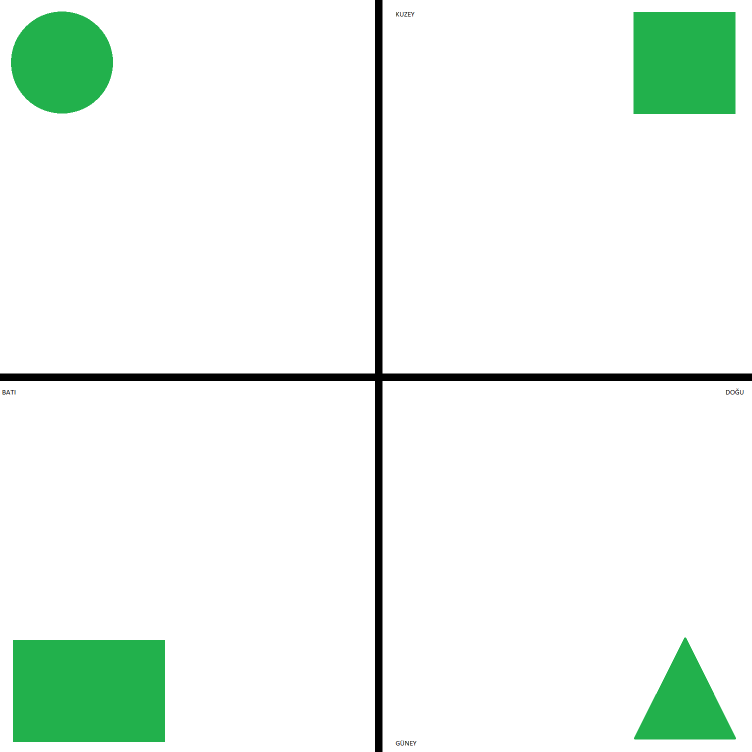
#> input picture CAS/cas3/shapes_locations.png, 1503 x 1503 px, found by its file name (shown at 1/2 size)
$ python shape+2.py
#> lines starting #> are read from the running program, lines starting #| are printed output that depends on the picture; after the words box and inside, x2 and y2 are one past the last pixel; in counts of white or black regions, pixels touching at a corner belong together
import cv2
import numpy as np

# Load the image
img = cv2.imread("CAS/cas3/shapes_locations.png")
#> img is the input picture: shape (1503, 1503, 3); mean B, G, R 237.4, 244.4, 234.5
img = cv2.resize(img,(0,0),fx=0.5,fy=0.5)
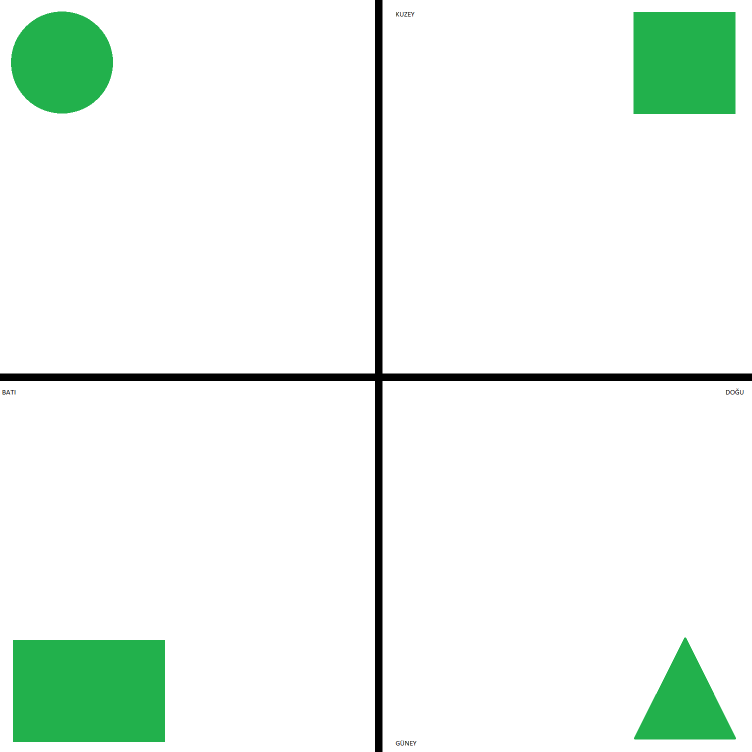
#> img: shape (752, 752, 3); mean B, G, R 237.4, 244.5, 234.5
# Convert to greyscale
img_gray = cv2.cvtColor(img, cv2.COLOR_BGR2GRAY)
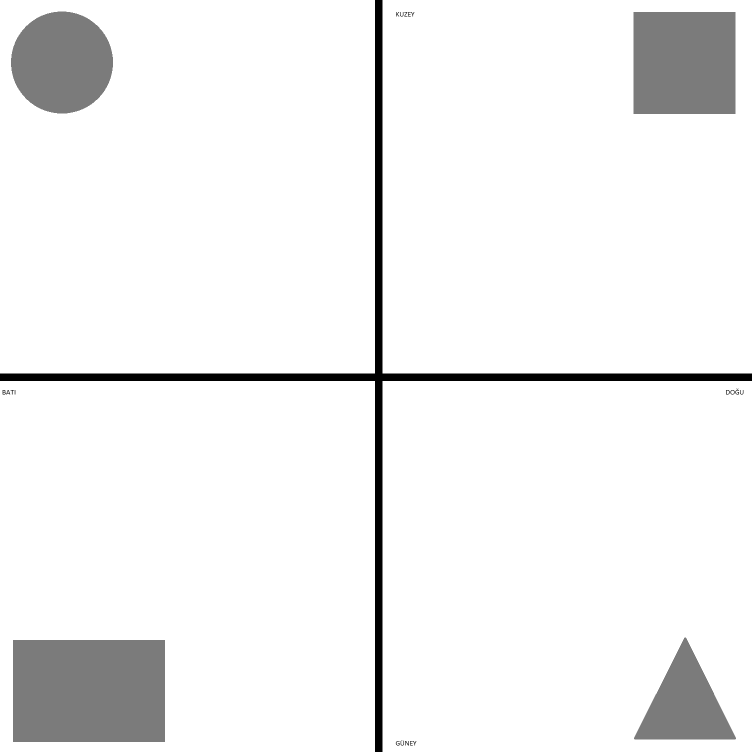
#> img_gray: shape (752, 752); min 0, max 255, mean 240.7
# Convert to binary image by thresholding
_, threshold = cv2.threshold(img_gray, 245, 255, cv2.THRESH_BINARY_INV)
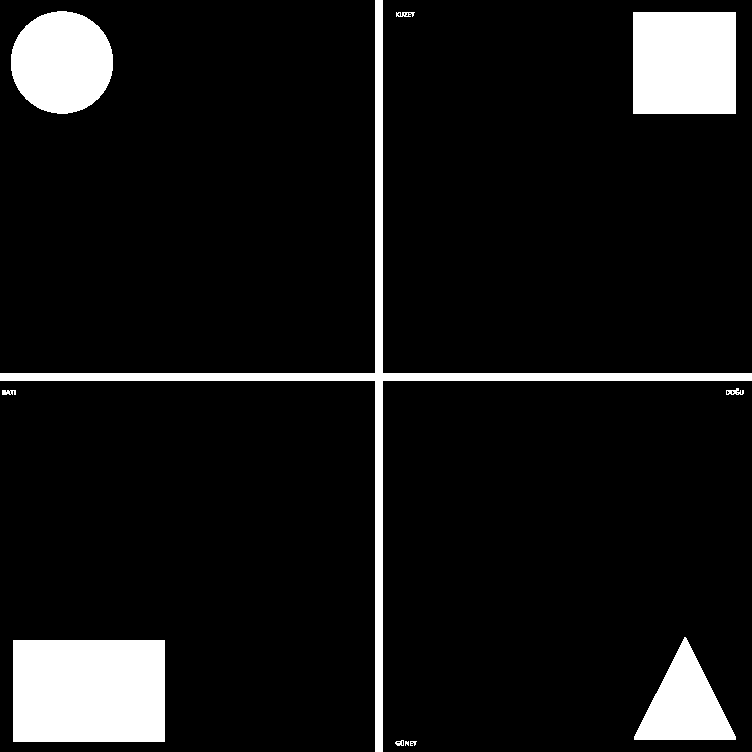
#> threshold: shape (752, 752); 9.2% white; 11 white regions (1 under 20 px)
# Find the contours
contours, _ = cv2.findContours(threshold, cv2.RETR_TREE, cv2.CHAIN_APPROX_SIMPLE)
#> contours = 22 contours, 13 with area under 20; largest, box (x1, y1, x2, y2) and area: (13, 640, 165, 742) 15251, (0, 0, 752, 752) 10467, (633, 12, 736, 114) 10302, (11, 11, 113, 114) 8116, (634, 637, 736, 740) 5324
print(len(contours))
#| 22
# For each contour approximate the curve and
# detect the shapes.
for cnt in contours:

    epsilon = 0.01*cv2.arcLength(cnt, True)
    approx = cv2.approxPolyDP(cnt, epsilon, True)

    area = cv2.contourArea(cnt)
    if area < 200:  # Exclude small shapes
        continue
    cv2.drawContours(img, [approx], 0, (0), 3)
    # Position for writing text
    x,y = approx[0][0]
    if len(approx) == 3:
        cv2.putText(img, "Triangle", (x, y), cv2.FONT_HERSHEY_COMPLEX, 1, 0,2)
    elif len(approx) == 4:
        x, y, w, h = cv2.boundingRect(approx)
        aspect_ratio = float(w) / h

        if 0.95 <= aspect_ratio <= 1.05:
            cv2.putText(img, "Square", (x, y), cv2.FONT_HERSHEY_COMPLEX, 1, (0, 255, 0), 2)
        else:
            cv2.putText(img, "Rectangle", (x, y), cv2.FONT_HERSHEY_COMPLEX, 1, (0, 255, 0), 2)
    else :
            """area = cv2.contourArea(cnt)
            perimeter = cv2.arcLength(cnt, True)#kontur kenarlarının uzunluğu
            circularity = 4 * 3.14159 * (area / (perimeter * perimeter))
            if circularity >= 0.85:#circle"""
            cv2.putText(img, "Circle", (x, y), cv2.FONT_HERSHEY_COMPLEX, 1, 0,2)
#> this loop made 22 passes
#> (epsilon, approx, area, w, h, aspect_ratio) on passes 7, 15: (5.04, [[13, 640], [13, 741], [164, 741], [164, 640]], 15251, 152, 102, 1.49), (4.06, [[633, 12], [633, 113], [735, 113], [735, 12]], 10302, 103, 102, 1.01)
#> (epsilon, area) on passes 4, 9, 11, 16: (0.245, 31), (0.461, 38), (0.604, 53.5), (0.598, 50)
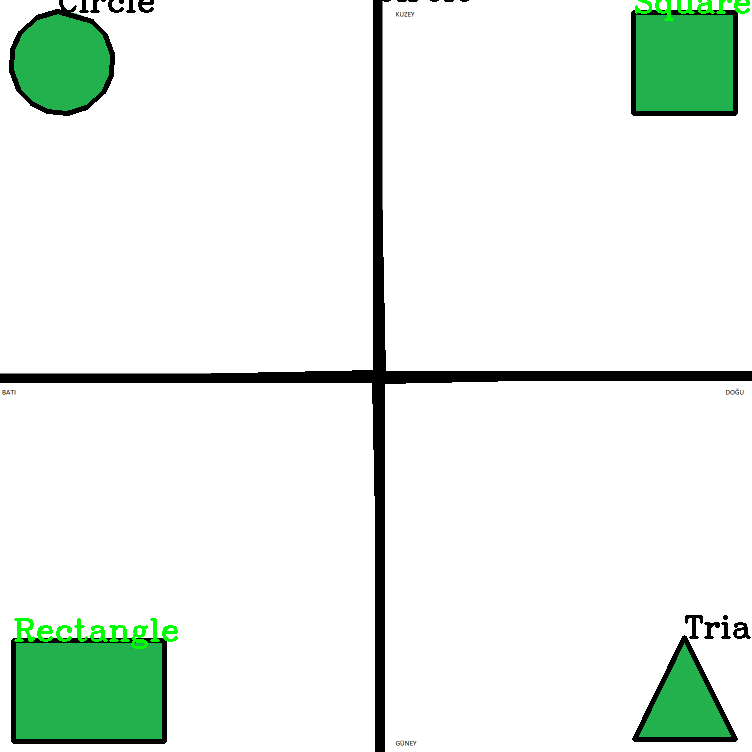
#> img: shape (752, 752, 3); 2.74% of pixels changed, all inside (x1, y1, x2, y2) = (0, 0, 752, 752)

cv2.imshow("final", img)
cv2.waitKey(0)

$ run again, with CAS/cas3/answer1.png copied over CAS/cas3/shapes_locations.png
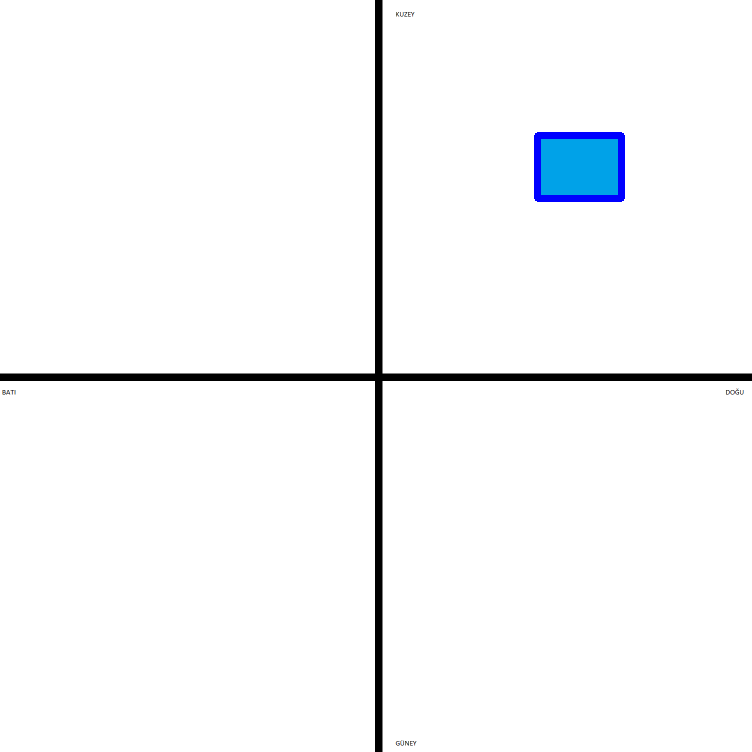
#> input picture CAS/cas3/answer1.png, 752 x 752 px, found by its file name
#> img is the input picture: shape (752, 752, 3); mean B, G, R 249.7, 248.3, 247
#> `_, threshold = cv2.threshold(img_gray, 245, 255, cv2.THRESH_BINARY_INV)`:
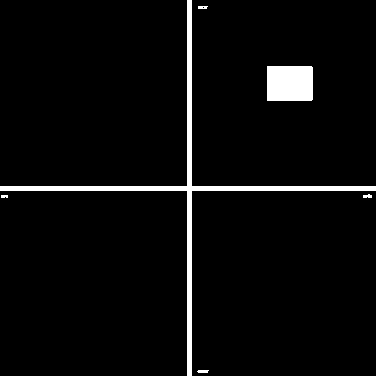
#> threshold: shape (376, 376); 3.9% white; 6 white regions
#> contours = 7 contours, 5 with area under 20; largest, box (x1, y1, x2, y2) and area: (0, 0, 376, 376) 2986, (267, 66, 313, 101) 1529
#| 7
#> the loop `for cnt in contours: ` made 7 passes
#> (epsilon, approx, area, w, h, aspect_ratio) on pass 4: (1.57, [[267, 66], [267, 100], [312, 99], [311, 66]], 1529, 46, 35, 1.31)
#> after the loop `for cnt in contours:`:
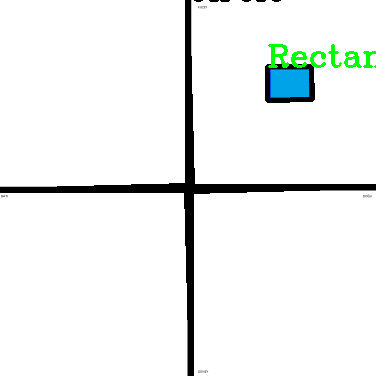
#> img: shape (376, 376, 3); mean B, G, R 241.3, 242.5, 239.5

$ run again, with CAS/cas3/answer2.png copied over CAS/cas3/shapes_locations.png
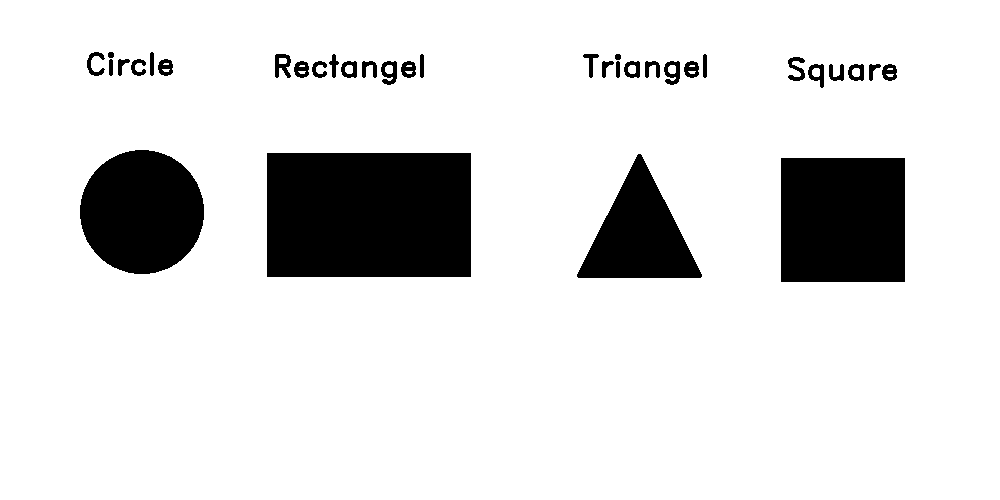
#> input picture CAS/cas3/answer2.png, 1000 x 500 px, found by its file name
#> img is the input picture: shape (500, 1000, 3); 86.9% white; 35 black regions, largest, box (x1, y1, x2, y2) and area: (267, 153, 471, 277) 25296, (781, 158, 905, 282) 15376, (80, 150, 204, 274) 12062
#> `_, threshold = cv2.threshold(img_gray, 245, 255, cv2.THRESH_BINARY_INV)`:
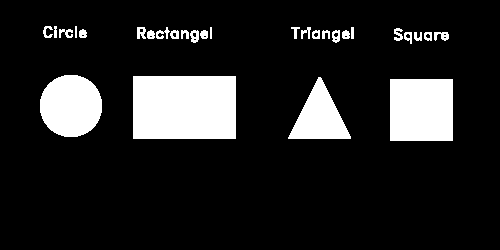
#> threshold: shape (250, 500); 13.6% white; 29 white regions
#> contours = 44 contours, 17 with area under 20; largest, box (x1, y1, x2, y2) and area: (133, 76, 236, 139) 6324, (390, 79, 453, 141) 3782, (40, 75, 102, 137) 2988, (288, 77, 351, 139) 1982, (190, 30, 199, 43) 78
#| 44
#> the loop `for cnt in contours: ` made 44 passes
#> (epsilon, approx, area, w, h, aspect_ratio) on passes 1 to 3: (2.46, [[390, 79], [390, 140], [452, 140], [452, 79]], 3782, 63, 62, 1.02), (2.11, [[318, 77], [288, 138], [350, 138], [321, 78]], 1982, 63, 62, 1.02), (3.28, [[133, 76], [133, 138], [235, 138], [235, 76]], 6324, 103, 63, 1.63)
#> after the loop `for cnt in contours:`:
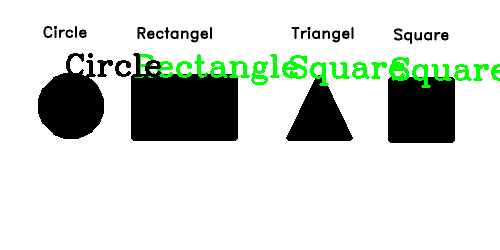
#> img: shape (250, 500, 3); mean B, G, R 209.6, 216.4, 209.6
